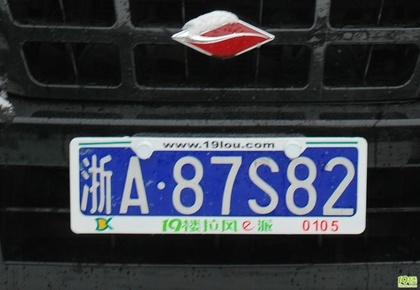
%> input picture License_plate_recognition/code/car.jpg, 420 x 290 px, shrunk from 780 x 538 before the run
$ octave --eval "result = hanzishibie;"   (GNU Octave 9; MATLAB toolbox functions it lacks are replaced by stand-ins)
%> lines starting %> are read from the running program, lines starting %| are printed output that depends on the picture; in (x1, y1, x2, y2) boxes, pixels count from 0 and x2, y2 are one past the last pixel; in counts of white or black regions, pixels touching at a corner belong together; the program's own positions count from 1
%> the answer given: car.jpg
%> in hanzishibie, z is the input picture: size 290x420x3 uint8; mean R, G, B 53.5, 57.3, 66.3
### License_plate_recognition/code/hanzitestFeature.m

function fff = hanzitestFeature(hanziImg)
count=13;%选取特征个数
doubleImgtest=im2double(hanziImg);
d=im2bw(doubleImgtest,graythresh(doubleImgtest));
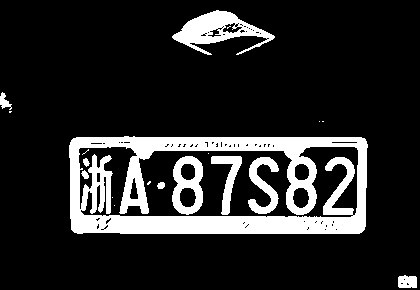
%> d: size 290x420 logical; 15.7% white; 19 white regions (9 under 20 px), largest, box (x1, y1, x2, y2) and area: (69, 136, 368, 234) 14100, (172, 10, 275, 55) 1927, (172, 156, 203, 215) 1077
ff=zeros(count,1);%特征
[m,n]=size(d);
%> m = 290; n = 420
%B=blkproc(Image,[m n])
%水平分成四份,垂直分成两份,分别统计这8个区域的白像素的个数,得到8个特征
low = 4; % 水平块数
row=2;%垂直块数
ch = m/low; cw = n/row;
%> after `ch = m/low`: ch = 72.5
%> after `cw = n/row`: cw = 210
t1 = (0:low-1)*ch + 1; t2 = (1:low)*ch;
%> after `t1 = (0:low-1)*ch + 1`: t1 = [1 73.5 146 218.5]
%> after `t2 = (1:low)*ch`: t2 = [72.5 145 217.5 290]
t3 = (0:row-1)*cw + 1; t4 = (1:row)*cw;
%> after `t3 = (0:row-1)*cw + 1`: t3 = [1 211]
%> after `t4 = (1:row)*cw`: t4 = [210 420]
for x = 1 : low
    for j = 1 : row
        temp = d(t1(x):t2(x), t3(j):t4(j));
        %subplot(low, row, (i-1)*row+j);
        %imshow(temp, 'border', 'tight');
        ff((x-1)*row+j)=sum(sum(temp));%统计这8个区域的白像素的个数,得到8个特征
    end
end
%> after the loop, ff = [857; 1075; 1191; 1206; 4743; 4902; 2141; 2674; 0; 0; 0; 0; 0]
%水平和垂直各划两条线把水平和垂直分割成三分, 统计这四条线穿过的白像素个数,得到4个特征
num=2;%划分数
for k=1:num
    ff(low*row+k)=sum(d(round(k*m/(num+1)),:));%水平线白像素和
end
%> after the loop, ff = [857; 1075; 1191; 1206; 4743; 4902; 2141; 2674; 6; 120; 0; 0; 0]
for k=1:num
    ff(low*row+num+k)=sum(d(:,round(k*n/(num+1))));%垂直线白像素和
end
%> after the loop, ff = [857; 1075; 1191; 1206; 4743; 4902; 2141; 2674; 6; 120; 82; 32; 0]
ff(count)=sum(sum(d));%图像全像素和h
fff=ff;
%> fff = [857; 1075; 1191; 1206; 4743; 4902; 2141; 2674; 6; 120; 82; 32; 19085]

### License_plate_recognition/code/hanzitestAnser.m
function out = hanzitestAnser(hanziImg,net)
hanzitestimg_feature=hanzitestFeature(hanziImg);
%> hanzitestimg_feature has the same summary as fff in hanzitestFeature
%> the run ends on the next line
testAn=sim(net,hanzitestimg_feature);
out=find(testAn==max(testAn));

### License_plate_recognition/code/hanzishibie.m
function out = hanzishibie()
%汉字识别
 load('net3.mat')
hanzi=char(['京' '闽' '粤' '苏' '沪' '浙' '皖' '鲁' '晋' '豫'  ]);
[filename, pathname] = uigetfile('*.bmp', '读取图片文件'); %选择图片文件

      pathfile=fullfile(pathname, filename);  %获得图片路径
     z=imread(pathfile);     %将图片读入矩阵
     out= hanzi(hanzitestAnser(z,net3));
      figure;
     imshow(z);title(['识别结果为=' num2str(out)])

end
